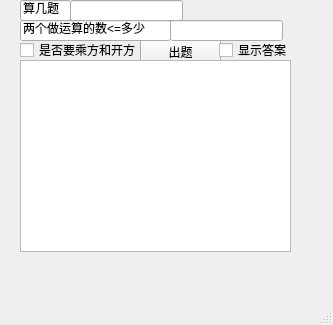
<?xml version="1.0" encoding="UTF-8"?>
<ui version="4.0">
 <class>MainWindow</class>
 <widget class="QMainWindow" name="MainWindow">
  <property name="geometry">
   <rect>
    <x>0</x>
    <y>0</y>
    <width>333</width>
    <height>325</height>
   </rect>
  </property>
  <property name="windowTitle">
   <string>MainWindow</string>
  </property>
  <widget class="QWidget" name="centralwidget">
   <widget class="QPushButton" name="pushButton">
    <property name="geometry">
     <rect>
      <x>140</x>
      <y>36</y>
      <width>81</width>
      <height>31</height>
     </rect>
    </property>
    <property name="text">
     <string>出题</string>
    </property>
   </widget>
   <widget class="QTextBrowser" name="textBrowser">
    <property name="geometry">
     <rect>
      <x>20</x>
      <y>60</y>
      <width>271</width>
      <height>192</height>
     </rect>
    </property>
   </widget>
   <widget class="QLineEdit" name="lineEdit">
    <property name="geometry">
     <rect>
      <x>20</x>
      <y>0</y>
      <width>51</width>
      <height>21</height>
     </rect>
    </property>
    <property name="text">
     <string>算几题</string>
    </property>
   </widget>
   <widget class="QLineEdit" name="lineEdit_2">
    <property name="geometry">
     <rect>
      <x>20</x>
      <y>20</y>
      <width>151</width>
      <height>21</height>
     </rect>
    </property>
    <property name="text">
     <string>两个做运算的数&lt;=多少 </string>
    </property>
   </widget>
   <widget class="QLineEdit" name="lineEdit_3">
    <property name="geometry">
     <rect>
      <x>70</x>
      <y>0</y>
      <width>113</width>
      <height>21</height>
     </rect>
    </property>
   </widget>
   <widget class="QLineEdit" name="lineEdit_4">
    <property name="geometry">
     <rect>
      <x>170</x>
      <y>20</y>
      <width>113</width>
      <height>21</height>
     </rect>
    </property>
   </widget>
   <widget class="QCheckBox" name="checkBox">
    <property name="geometry">
     <rect>
      <x>20</x>
      <y>40</y>
      <width>131</width>
      <height>20</height>
     </rect>
    </property>
    <property name="text">
     <string>是否要乘方和开方</string>
    </property>
   </widget>
   <widget class="QCheckBox" name="checkBox_2">
    <property name="geometry">
     <rect>
      <x>219</x>
      <y>40</y>
      <width>81</width>
      <height>20</height>
     </rect>
    </property>
    <property name="text">
     <string>显示答案</string>
    </property>
   </widget>
  </widget>
  <widget class="QMenuBar" name="menubar">
   <property name="geometry">
    <rect>
     <x>0</x>
     <y>0</y>
     <width>333</width>
     <height>22</height>
    </rect>
   </property>
  </widget>
  <widget class="QStatusBar" name="statusbar"/>
 </widget>
 <resources/>
 <connections>
  <connection>
   <sender>pushButton</sender>
   <signal>clicked()</signal>
   <receiver>MainWindow</receiver>
   <slot>ct()</slot>
   <hints>
    <hint type="sourcelabel">
     <x>184</x>
     <y>72</y>
    </hint>
    <hint type="destinationlabel">
     <x>231</x>
     <y>30</y>
    </hint>
   </hints>
  </connection>
  <connection>
   <sender>lineEdit_3</sender>
   <signal>returnPressed()</signal>
   <receiver>MainWindow</receiver>
   <slot>ct()</slot>
   <hints>
    <hint type="sourcelabel">
     <x>123</x>
     <y>31</y>
    </hint>
    <hint type="destinationlabel">
     <x>169</x>
     <y>31</y>
    </hint>
   </hints>
  </connection>
  <connection>
   <sender>lineEdit_4</sender>
   <signal>returnPressed()</signal>
   <receiver>MainWindow</receiver>
   <slot>ct()</slot>
   <hints>
    <hint type="sourcelabel">
     <x>270</x>
     <y>49</y>
    </hint>
    <hint type="destinationlabel">
     <x>275</x>
     <y>35</y>
    </hint>
   </hints>
  </connection>
 </connections>
 <slots>
  <slot>ct()</slot>
 </slots>
</ui>
